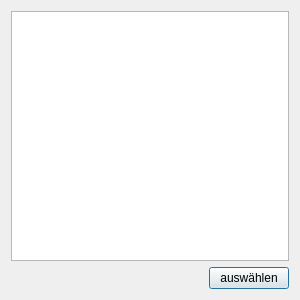
<?xml version="1.0" encoding="UTF-8"?>
<ui version="4.0">
 <class>SelectClubDialogUi</class>
 <widget class="QDialog" name="SelectClubDialogUi">
  <property name="geometry">
   <rect>
    <x>0</x>
    <y>0</y>
    <width>300</width>
    <height>300</height>
   </rect>
  </property>
  <property name="sizePolicy">
   <sizepolicy hsizetype="Fixed" vsizetype="Fixed">
    <horstretch>0</horstretch>
    <verstretch>0</verstretch>
   </sizepolicy>
  </property>
  <property name="minimumSize">
   <size>
    <width>300</width>
    <height>300</height>
   </size>
  </property>
  <property name="maximumSize">
   <size>
    <width>300</width>
    <height>300</height>
   </size>
  </property>
  <property name="windowTitle">
   <string>TurnFix - Verein(e) wählen</string>
  </property>
  <property name="windowIcon">
   <iconset resource="../../resources/TurnFix.qrc">
    <normaloff>:/appicons/icon.png</normaloff>:/appicons/icon.png</iconset>
  </property>
  <layout class="QGridLayout" name="gridLayout">
   <item row="0" column="0">
    <widget class="QListWidget" name="clubList">
     <property name="editTriggers">
      <set>QAbstractItemView::NoEditTriggers</set>
     </property>
     <property name="alternatingRowColors">
      <bool>true</bool>
     </property>
     <property name="selectionMode">
      <enum>QAbstractItemView::ExtendedSelection</enum>
     </property>
    </widget>
   </item>
   <item row="1" column="0">
    <widget class="QPushButton" name="selectButton">
     <property name="sizePolicy">
      <sizepolicy hsizetype="Fixed" vsizetype="Fixed">
       <horstretch>0</horstretch>
       <verstretch>0</verstretch>
      </sizepolicy>
     </property>
     <property name="layoutDirection">
      <enum>Qt::RightToLeft</enum>
     </property>
     <property name="text">
      <string>auswählen</string>
     </property>
    </widget>
   </item>
  </layout>
 </widget>
 <resources>
  <include location="../../resources/TurnFix.qrc"/>
 </resources>
 <connections/>
</ui>
